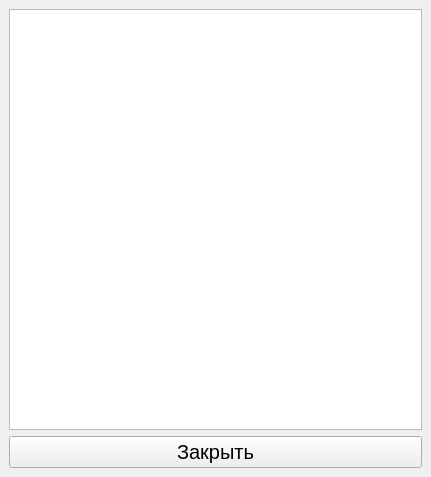
<?xml version="1.0" encoding="UTF-8"?>
<ui version="4.0">
 <class>InfoWindow</class>
 <widget class="QMainWindow" name="InfoWindow">
  <property name="geometry">
   <rect>
    <x>0</x>
    <y>0</y>
    <width>431</width>
    <height>477</height>
   </rect>
  </property>
  <property name="windowTitle">
   <string notr="true">Описание работы InterFIF</string>
  </property>
  <widget class="QWidget" name="centralwidget">
   <layout class="QVBoxLayout" name="verticalLayout">
    <item>
     <widget class="QTextBrowser" name="textBrowser"/>
    </item>
    <item>
     <widget class="QPushButton" name="Exiter">
      <property name="font">
       <font>
        <pointsize>15</pointsize>
       </font>
      </property>
      <property name="text">
       <string>Закрыть</string>
      </property>
     </widget>
    </item>
   </layout>
  </widget>
 </widget>
 <resources/>
 <connections/>
</ui>
